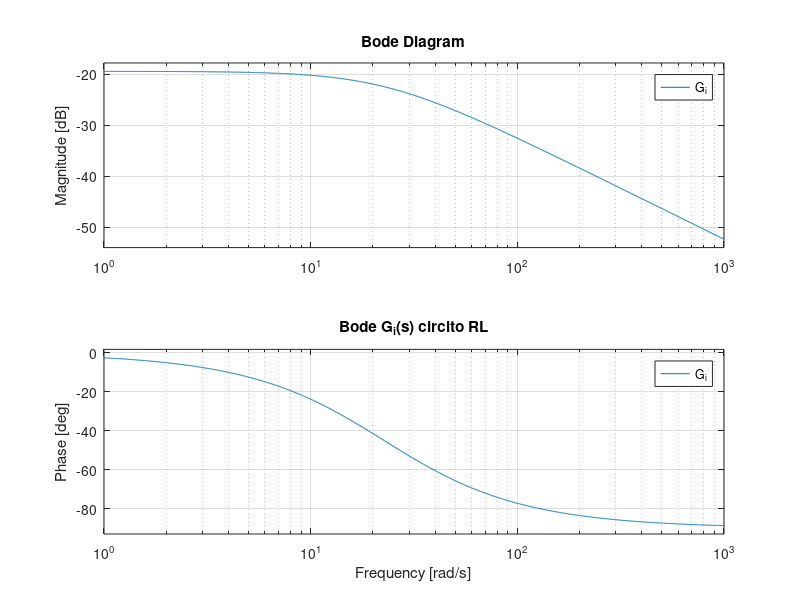
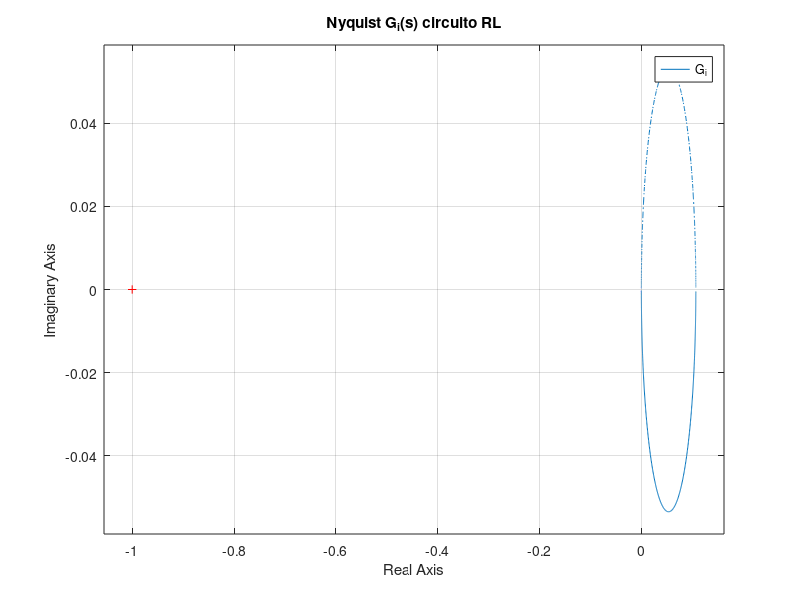
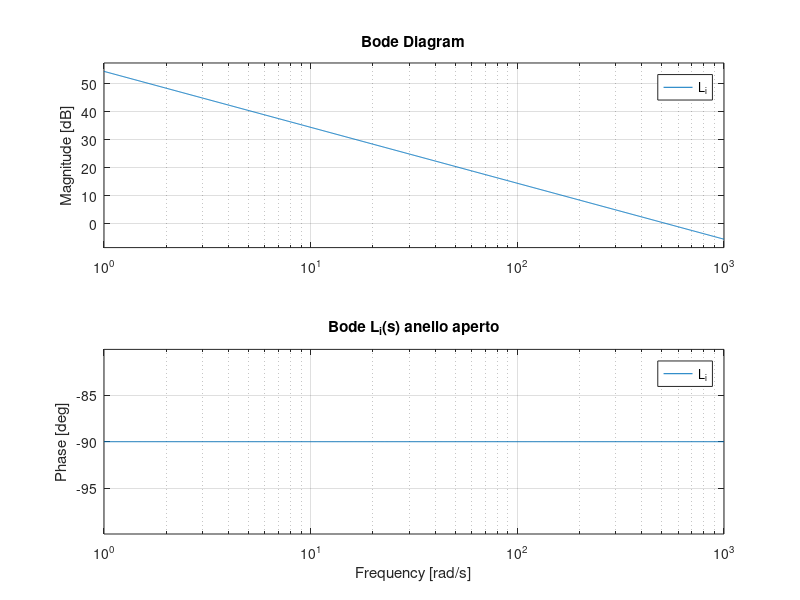
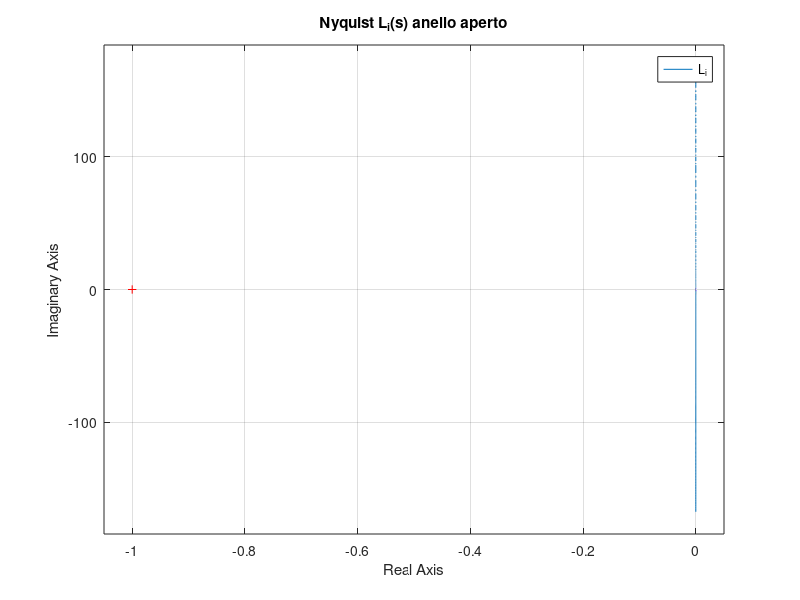

Recreate these plots in MATLAB, in order.
% PI sintetis with BODE method for RL circuit (current control)
clear all;
clc
fprintf('\n');
fprintf('============================================================\n');
fprintf(' CURRENT CONTROL MODEL\n');
fprintf('============================================================\n');
%% 0) Parametri 
Kg = 3;% gain amplificatore

% Circuito LR
L = 412.5e-3; %[H] inductance of the coil
Rc = 10; %[ohm]
% nc = 2450; %number of coils
% lc = 0.0825; %[m] lenght of the coil
% rc = 0.008; %[m] coil radius
Rs = 1; %[ohm] current sense resistance
Rcal = 0.85; % calibration resistance gain

R = (Rc + Rs)* Rcal; %[ohm] total resistance
V_max = 24; %tensione massima in ingresso alla bobina
I_max = 3; % 3 A massimi in ingresso alla bobina


% Meccanica
km = 6.5308e-5; %[N-m^2/A^2] electromagnet force constant
r = 1.27e-2; %[m] steel ball radius
m = 0.068; %[kg] steel ball mass
%Tb = 0.014; %[m] steel ball travel
l = 0.0394; %[m] total lenght
g = 9.81; %[m/s^2] gravity
%mu_0 = pi*4e-7; %[H/m] magnetic permeability constant
Kb = 2.83e-3; %[m/V] ball position sensitivity


%% 1) Modello circuito RL
fprintf(' 1) MODELLO CIRCUITO RL\n');
s = tf('s');
wp = R/L;% unico polo di T(s) calcolabile anche con funzione pole
G_i = 1/(s*L +R)
[G_i_num, G_i_den]   = tfdata(G_i, 'v');
G_i_num = G_i_num(2);

fprintf("amplificatore: Kg=%f\n", Kg);

figure
bode(G_i)
grid on
title('Bode G_i(s) circito RL')

figure
nyquist(G_i)
grid on
title('Nyquist G_i(s) circuito RL')

% Validazione MODELLO in frequenza
% alpha = [0.01 0.1 0.2 0.5 1 2]; % coefficients
% N = length(alpha);
% dati = zeros(N,5); % [omega, modulo, modulo_dB, fase_deg]
% 
% fprintf("[omega, modulo, modulo_dB, fase_deg, absolute_delta_t] \n");
% for k = 1:N
%     omega = wp * alpha(k);
%     Tj = evalfr(T, 1j*omega);
%     modulo = abs(Tj);
%     modulo_dB = 20*log10(modulo);
%     fase_rad = angle(Tj);
%     fase_deg = rad2deg(angle(Tj));
%     period = (2*pi) / omega;
%     absolute_delta_t = period * (fase_deg/360);
%     dati(k,:) = [omega, modulo, modulo_dB, fase_deg, absolute_delta_t];
% end
% disp(dati)

%% 2) Modello meccanico linearizzato
%Equilibrium
x_e = l/2 - r; % posizione di equilibrio a metà (piedistallo - inizio palla)
xd_e = 0;
i_e = sqrt((m*g/km) * (x_e + 2*r -l)^2); % corrente di equilibrio ie(xe)

v_e = i_e * R;

k1 = (2 * km * i_e^2)/(m * (l -2*r -x_e)^3);
k2 = (2 * km * i_e)/(m * (l-2*r -x_e)^2);

% 2.1 - TF
G_x = k2/(s^2 -k1);
[numW, denW]   = tfdata(G_x, 'v');

p = pole(G_x);   % poli
wm = abs(p(1));
fprintf("Frequenza naturale G_x: wm=%f", wm);

%% 3) BODE syntesis 
wc = 10*wm;
phase_m = 90; %margine di fase in deg
fprintf("Requirements: wc=%f , phase margin=%f \n", wc, phase_m);

phiG_deg = -atand((wc*L)/R);%fase a omega c
Ti = 1/(wc * tand(180 + phiG_deg -phase_m));
Kp_i = sqrt(R^2 + (wc*L)^2) / ( Kg * sqrt(1 + 1/(wc^2 * Ti^2)) );
Ki_i = Kp_i/Ti;

%% 4) PI
fprintf("Regulator:\n");
fprintf("Kp_i = %f\n", Kp_i);
fprintf("Ki_i = %f\n", Ki_i);
R_i = Kp_i + Ki_i/s
[R_i_num, R_i_den] = tfdata(R_i, 'v');

%% 5) Limiti di delta I
%massimo gradino di corrente inseguibile dalla corrente di equilibrio
delta_i_max = (V_max - R*i_e) / (wc*L);
fprintf("Massimo gradino di corrente inseguibile: delta_i_max=%f A\n", delta_i_max);

%% 6) Check e diagrammi sistema RL controllato

% FDT con controllore ANELLO APERTO - L_i
L_i = R_i * Kg * G_i;
[numLi, denLi] = tfdata(L_i, 'v');
p_i = pole(L_i)
z_i = zero(L_i)
[gm, pm, wcg, wcp_i] = margin(L_i);
fprintf("Gain margin=%f ,Phase margin=%f ,w_c=%f \n", gm, pm, wcp_i);

figure
bode(L_i)
grid on
title('Bode L_i(s) anello aperto')

figure
nyquist(L_i)
grid on
title('Nyquist L_i(s) anello aperto')

% FDT ANELLO CHIUSO
H_i = minreal(L_i/(1+L_i))
poles_Hi = pole(H_i)

figure
bode(H_i)
grid on
title('Bode H_i(s) anello chiuso')

figure
nyquist(H_i)
grid on
title('Nyquist H_i(s) anello chiuso')
